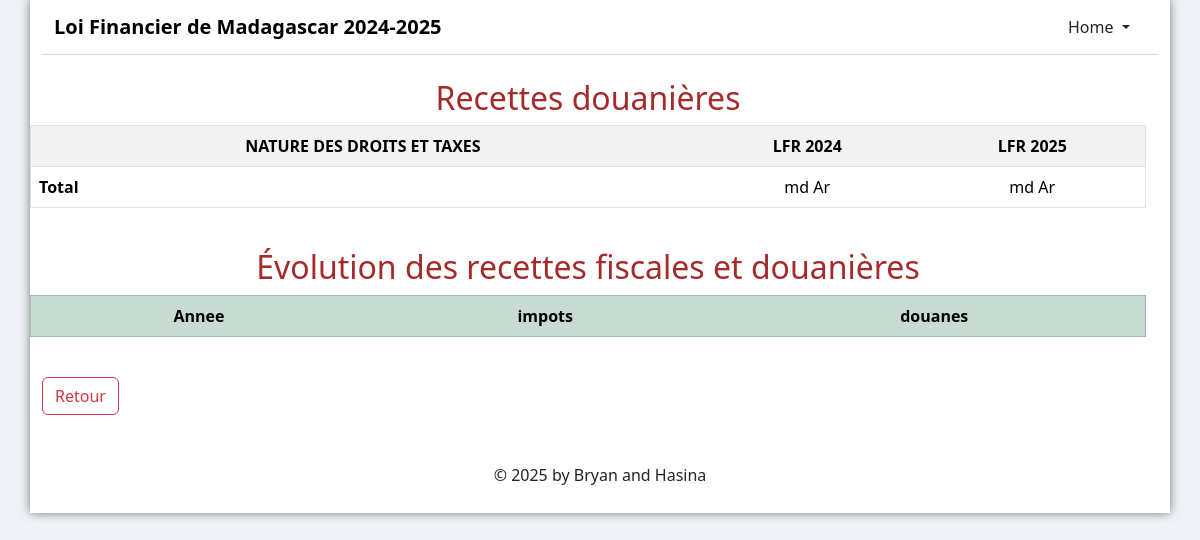
Page /pages/modele.php?page=Recettes douanieres on the earlier database version.
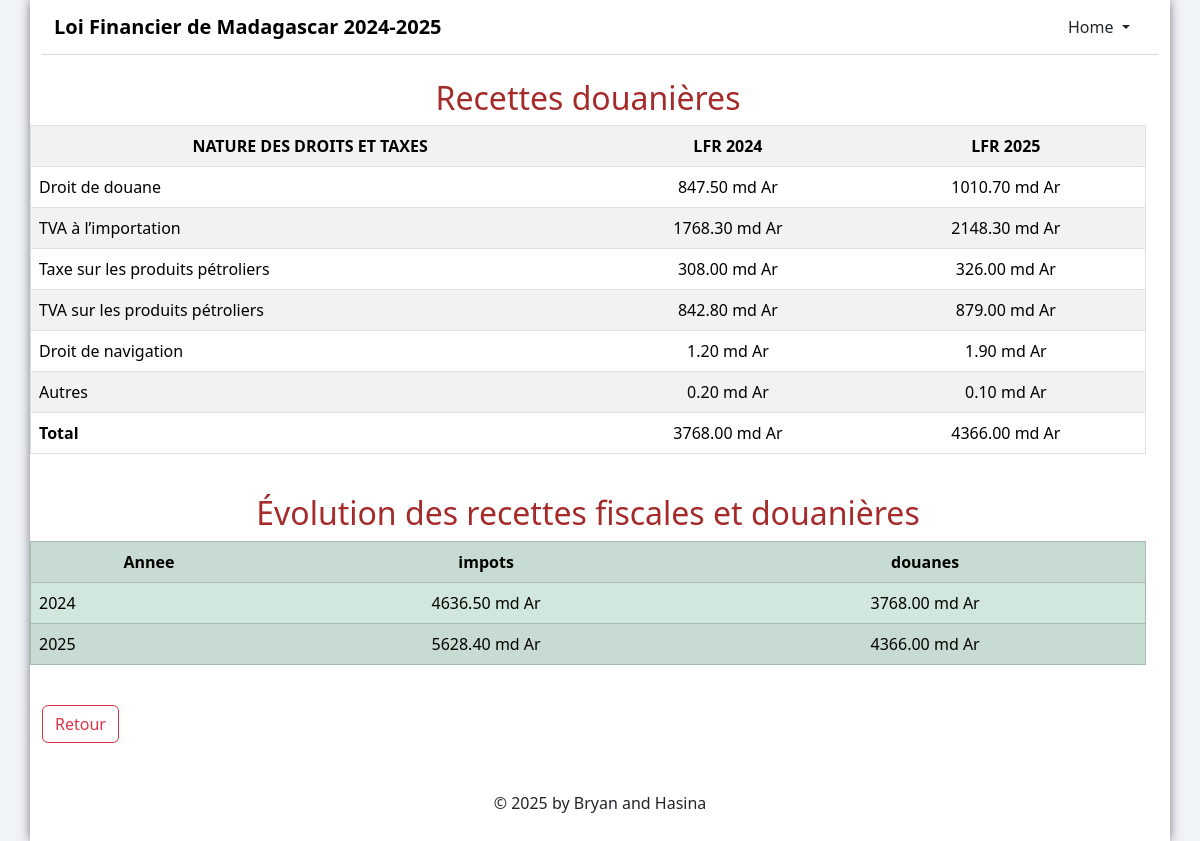
Same page on the later database version.
### tables this page shows
CREATE TABLE loi_financier_recette_douaniere(
    nature_droit_taxe text,
    LFR2024 DECIMAL(6,2),
    LF2025 DECIMAL(6,2)
);

CREATE TABLE loi_financier_recfisdou(
    annee INT,
    impots DECIMAL(6,2),
    douanes DECIMAL(6,2)
);

### inc/connection.php (called while the page is built, shortened)
<?php
    function dbconnect()
    {
        static $connect = null;
        if ($connect == null) {
            $connect = mysqli_connect('localhost','root','','loi_financier');
            mysqli_set_charset($connect, 'utf8mb4');
        }
        return $connect;
    }
?>

### inc/fonctions.php (called while the page is built, shortened)
<?php
    require("connection.php");
    function get_all_recette_douaniere(){
        $sql= "SELECT * FROM  loi_financier_recette_douaniere";
        $result= mysqli_query(dbconnect(),$sql);
        $demande=array();
        while($donnee=mysqli_fetch_assoc($result)){
            $demande[]=$donnee;
        }
        return $demande;
    }
    function get_somme_recette_douaniere(){
        $sql="SELECT * FROM v_deprecdouane";
        $resultat=mysqli_query(dbconnect(),$sql);
        $donnee=mysqli_fetch_assoc($resultat);
        return $donnee;
    }
    function get_all_recette_fisdou(){
        $sql= "SELECT * FROM  loi_financier_recfisdou";
        $result= mysqli_query(dbconnect(),$sql);
        $demande=array();
        while($donnee=mysqli_fetch_assoc($result)){
            $demande[]=$donnee;
        }
        return $demande;
    }
?>

### pages/recettedouanieres.php (the view)
<?php
    $fiscale=get_all_recette_douaniere();
    $total= get_somme_recette_douaniere();
    $recfisdou=get_all_recette_fisdou();
?>
<div class="row">
    <section class="row mt-4">
        <h2 style="color:brown"  class="text-center">Recettes douanières</h2>
    </section>
    <section class="row">
        <table border="1" class="table table-striped table-hover text-center">
            <tr>
                <th>NATURE DES DROITS ET TAXES</th>
                <th>LFR 2024</th>
                <th>LFR 2025</th>
            </tr>
            <?php foreach ($fiscale as $tl) {?>
                <tr>
                    <td class="text-start"><?php echo $tl['nature_droit_taxe'];?></td>
                    <td><?php echo $tl['LFR2024'];?> md Ar</td>
                    <td><?php echo $tl['LF2025'];?> md Ar</td>
                </tr>
            <?php } ?>
            <tr>
                    <th class="text-start">Total</th>
                    <td><?php echo $total['st24'];?> md Ar</td>
                    <td><?php echo $total['st25'];?> md Ar</td>
            </tr>
        </table>
    </section>
</div>
<div class="row">
    <section class="row mt-4">
        <h2 style="color:brown"  class="text-center">Évolution des recettes fiscales et douanières</h2>
    </section>
    <section class="row">
        <table border="1" class="table table-success table-striped text-center">
            <tr>
                <th>Annee</th>
                <th>impots</th>
                <th>douanes</th>
            </tr>
            <?php foreach ($recfisdou as $tl) {?>
                <tr>
                    <td class="text-start"><?php echo $tl['annee'];?></td>
                    <td><?php echo $tl['impots'];?> md Ar</td>
                    <td><?php echo $tl['douanes'];?> md Ar</td>
                </tr>
            <?php } ?>
        </table>
    </section>
    <section class="row mt-4">
        <article class="col-3 col-sm-3 col-lg-3">
            <a href="modele.php?page=recette" class="btn btn-outline-danger">Retour</a>
        </article>
    </section>
</div>

Differences in the rows shown:
added loi_financier_recette_douaniere: nature_droit_taxe "Droit de douane", LFR2024 "847.50", LF2025 "1010.70"
added loi_financier_recette_douaniere: nature_droit_taxe "TVA à l’importation", LFR2024 "1768.30", LF2025 "2148.30"
added loi_financier_recette_douaniere: nature_droit_taxe "Taxe sur les produits pétroliers", LFR2024 "308.00", LF2025 "326.00"
added loi_financier_recette_douaniere: nature_droit_taxe "TVA sur les produits pétroliers", LFR2024 "842.80", LF2025 "879.00"
added loi_financier_recette_douaniere: nature_droit_taxe "Droit de navigation", LFR2024 "1.20", LF2025 "1.90"
added loi_financier_recette_douaniere: nature_droit_taxe "Autres", LFR2024 "0.20", LF2025 "0.10"
added loi_financier_recfisdou: annee "2024", impots "4636.50", douanes "3768.00"
added loi_financier_recfisdou: annee "2025", impots "5628.40", douanes "4366.00"
Other differences:
$total['st24']: (not shown) → "3768.00"
$total['st25']: (not shown) → "4366.00"
